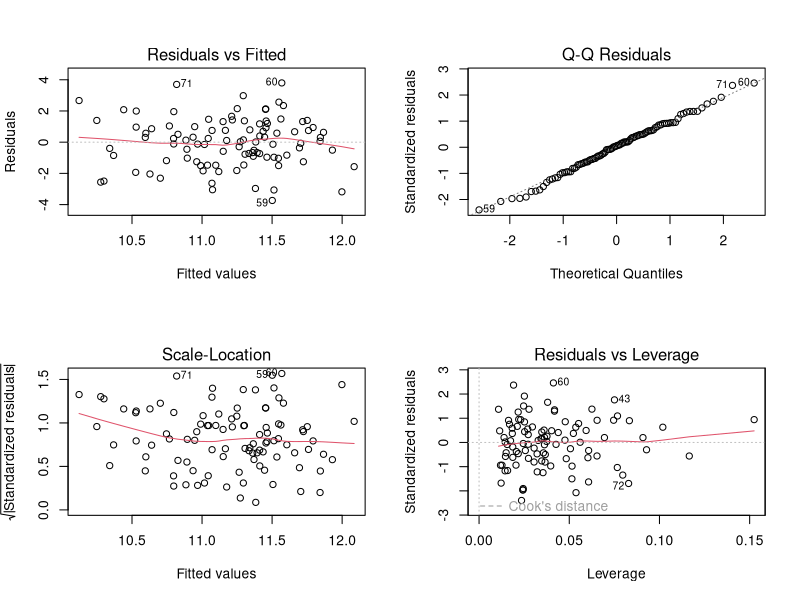

Write R code to recreate this figure.
## ---- chunk 1
# Cargar librerías necesarias
library(ggplot2)

# Generar datos simulados
set.seed(123)
n <- 100  # número de observaciones

peso <- rnorm(n, mean = 1500, sd = 200)  # Peso del auto (kg)
velocidad <- rnorm(n, mean = 100, sd = 15)  # Velocidad del auto (km/h)
potencia <- rnorm(n, mean = 150, sd = 30)  # Potencia del motor (HP)

# Generar consumo de combustible con una relación lineal + ruido
consumo <- 8 + 0.002*peso + 0.01*velocidad - 0.005*potencia + rnorm(n, sd = 1.5)

# Crear DataFrame
datos <- data.frame(peso, velocidad, potencia, consumo)

# Ver los primeros datos
head(datos)
## ---- chunk 2
# Ajustar el modelo de regresión múltiple
modelo <- lm(consumo ~ peso + velocidad + potencia, data = datos)

# Resumen del modelo
summary(modelo)
## ---- chunk 3
# Diagnóstico del modelo
par(mfrow=c(2,2))  # Dividir el área gráfica en 4 partes
plot(modelo)
## ---- chunk 4
# Datos nuevos para predicción
nuevos_datos <- data.frame(peso = 1600, velocidad = 110, potencia = 170)

# Predicción del consumo
predict(modelo, newdata = nuevos_datos, interval = "prediction")
## ---- chunk 5
# Ajustar modelo con términos cuadráticos e interacciones
modelo_completo <- lm(consumo ~ peso + I(peso^2) + velocidad + I(velocidad^2) + 
                      potencia + I(potencia^2) + 
                      peso:velocidad + peso:potencia + velocidad:potencia, 
                      data = datos)

# Resumen del nuevo modelo
summary(modelo_completo)
## ---- chunk 6
modelo_step <- step(modelo_completo, direction = "both")
summary(modelo_step)
## ---- chunk 7
modelo_log <- lm(log(consumo) ~ peso + velocidad + potencia, data = datos)
summary(modelo_log)
